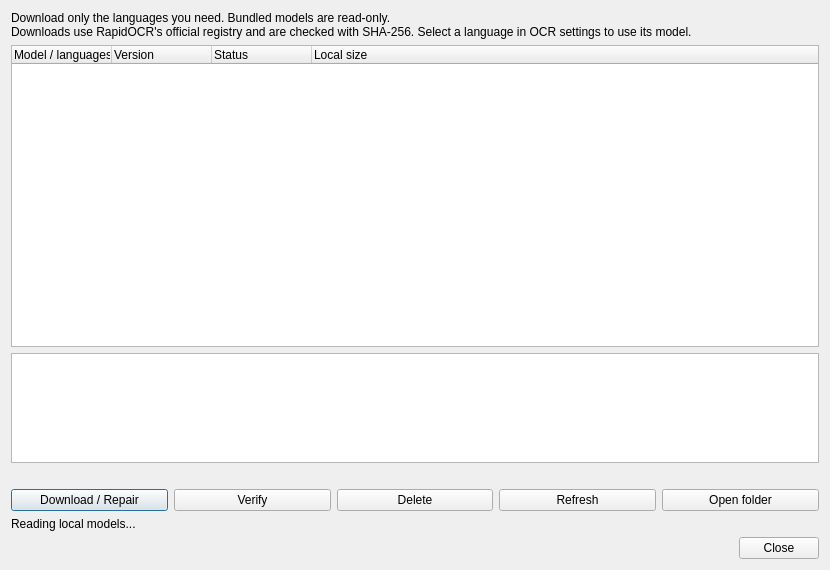
<?xml version="1.0" encoding="UTF-8"?>
<ui version="4.0">
 <class>ModelDialog</class>
 <widget class="QDialog" name="ModelDialog">
  <property name="geometry">
   <rect>
    <x>0</x>
    <y>0</y>
    <width>830</width>
    <height>570</height>
   </rect>
  </property>
  <property name="windowTitle">
   <string>OCR models</string>
  </property>
  <layout class="QVBoxLayout" name="main_layout" stretch="0,1,0,0,0,0,0">
   <item>
    <widget class="QLabel" name="note">
     <property name="text">
      <string>Download only the languages you need. Bundled models are read-only.
Downloads use RapidOCR's official registry and are checked with SHA-256. Select a language in OCR settings to use its model.</string>
     </property>
     <property name="wordWrap">
      <bool>true</bool>
     </property>
    </widget>
   </item>
   <item>
    <widget class="QTreeWidget" name="tree">
     <property name="rootIsDecorated">
      <bool>false</bool>
     </property>
     <property name="alternatingRowColors">
      <bool>true</bool>
     </property>
     <column>
      <property name="text">
       <string>Model / languages</string>
      </property>
     </column>
     <column>
      <property name="text">
       <string>Version</string>
      </property>
     </column>
     <column>
      <property name="text">
       <string>Status</string>
      </property>
     </column>
     <column>
      <property name="text">
       <string>Local size</string>
      </property>
     </column>
    </widget>
   </item>
   <item>
    <widget class="QPlainTextEdit" name="details">
     <property name="maximumSize">
      <size>
       <width>16777215</width>
       <height>110</height>
      </size>
     </property>
    </widget>
   </item>
   <item>
    <widget class="QLabel" name="summary">
     <property name="wordWrap">
      <bool>true</bool>
     </property>
    </widget>
   </item>
   <item>
    <layout class="QHBoxLayout" name="actions">
     <item>
      <widget class="QPushButton" name="download_button">
       <property name="text">
        <string>Download / Repair</string>
       </property>
      </widget>
     </item>
     <item>
      <widget class="QPushButton" name="verify_button">
       <property name="text">
        <string>Verify</string>
       </property>
      </widget>
     </item>
     <item>
      <widget class="QPushButton" name="delete_button">
       <property name="text">
        <string>Delete</string>
       </property>
      </widget>
     </item>
     <item>
      <widget class="QPushButton" name="refresh_button">
       <property name="text">
        <string>Refresh</string>
       </property>
      </widget>
     </item>
     <item>
      <widget class="QPushButton" name="folder_button">
       <property name="text">
        <string>Open folder</string>
       </property>
      </widget>
     </item>
    </layout>
   </item>
   <item>
    <widget class="QLabel" name="status">
     <property name="text">
      <string>Reading local models...</string>
     </property>
     <property name="wordWrap">
      <bool>true</bool>
     </property>
    </widget>
   </item>
   <item>
    <layout class="QHBoxLayout" name="footer">
     <item>
      <widget class="TaskControls" name="controls" />
     </item>
     <item>
      <spacer name="footer_stretch">
       <property name="orientation">
        <enum>Qt::Horizontal</enum>
       </property>
       <property name="sizeHint">
        <size>
         <width>0</width>
         <height>0</height>
        </size>
       </property>
      </spacer>
     </item>
     <item>
      <widget class="QPushButton" name="close_button">
       <property name="text">
        <string>Close</string>
       </property>
      </widget>
     </item>
    </layout>
   </item>
  </layout>
 </widget>
 <customwidgets>
  <customwidget>
   <class>TaskControls</class>
   <extends>QWidget</extends>
   <header>..common.task_buttons</header>
  </customwidget>
 </customwidgets>
 <resources />
 <connections />
</ui>
